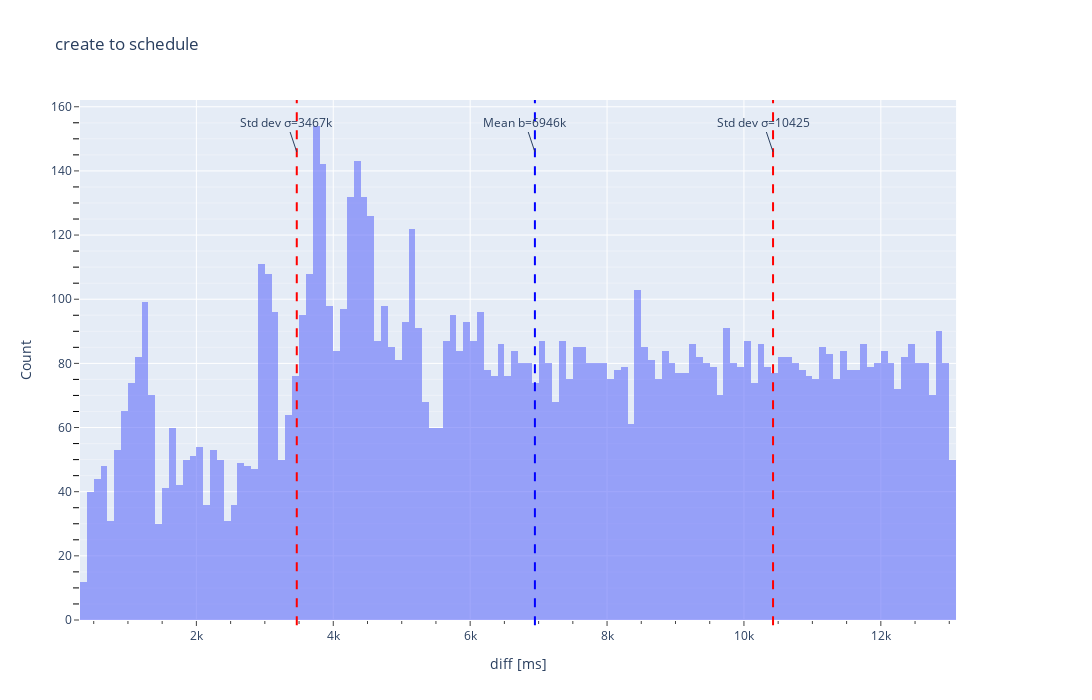

The notebook cell this image was saved under:
### Markdown cell above
# Histograms

Histograms for 3 main phase changes: 
- create to schedule
- schedule to run
- run to watch
- create to watch

**Hover over for reading values.**

### Code cell
histogram_plotting("../timeline-2000nodes.csv", phase_change='{create schedule 0s}', num_bins=150, state="Stateless", cumulative=False, minor_ticks=True)

### Figure 1 — Plotly figure (JSON) as saved in the notebook; plotly's stock layout.template omitted (floating-point values rounded to 4 significant figures; data arrays with more than 128 entries replaced by an {"elided": "..."} marker saying what was removed)
{"data": [{"name": "Difference", "nbinsx": 150, "opacity": 0.6, "type": "histogram", "x": {"elided": "10000 int values"}}], "layout": {"annotations": [{"text": "Mean b=6946k", "x": 6946.0, "xref": "x", "y": 0.9, "yref": "paper"}, {"text": "Std dev σ=10425", "x": 10430.0, "xref": "x", "y": 0.9, "yref": "paper"}, {"text": "Std dev σ=3467k", "x": 3467.0, "xref": "x", "y": 0.9, "yref": "paper"}], "autosize": false, "height": 700, "shapes": [{"line": {"color": "blue", "dash": "dash"}, "type": "line", "x0": 6946.0, "x1": 6946.0, "xref": "x", "y0": -0.01, "y1": 1, "yref": "paper"}, {"line": {"color": "red", "dash": "dash"}, "type": "line", "x0": 10430.0, "x1": 10430.0, "xref": "x", "y0": -0.01, "y1": 1, "yref": "paper"}, {"line": {"color": "red", "dash": "dash"}, "type": "line", "x0": 3467.0, "x1": 3467.0, "xref": "x", "y0": -0.01, "y1": 1, "yref": "paper"}], "title": {"text": "create to schedule"}, "width": 1400, "xaxis": {"anchor": "y", "autorange": true, "domain": [0, 0.94], "minor": {"ticks": "outside"}, "range": [299.5, 13100.0], "showgrid": true, "ticks": "outside", "title": {"text": "diff [ms]"}, "type": "linear"}, "yaxis": {"anchor": "x", "autorange": true, "domain": [0, 1], "minor": {"showgrid": true, "tickcolor": "black", "ticklen": 6, "ticks": "outside"}, "range": [0, 162.1], "ticks": "outside", "title": {"text": "Count"}}, "yaxis2": {"anchor": "x", "minor": {"showgrid": true, "tickcolor": "black", "ticklen": 6, "ticks": "outside"}, "overlaying": "y", "side": "right", "ticks": "outside"}}}
